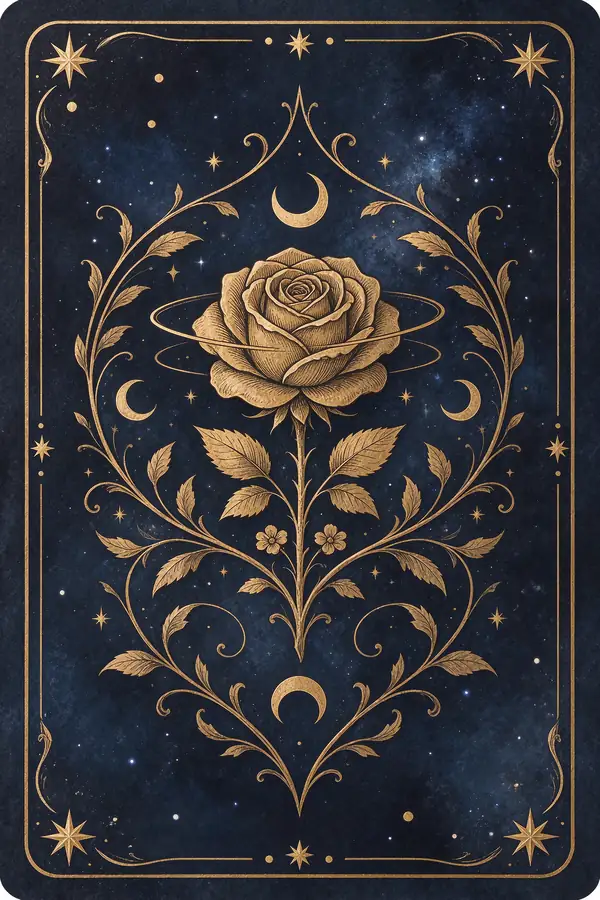
#> input picture assets/cards/back.webp, 600 x 900 px, given in place of 四角花纹样表.png, which was not available
$ python prep_ui.py
#> lines starting #> are read from the running program, lines starting #| are printed output that depends on the picture; after the words box and inside, x2 and y2 are one past the last pixel; in counts of white or black regions, pixels touching at a corner belong together
"""UI 素材派生：角花切四格、底纹缩图、分隔线裁白、按钮切三条

输入：D:\\Users\\Administrator\\Desktop\\统一版式塔罗牌\\
输出：assets/ui/*.webp
用法：python tools/prep_ui.py
"""
import os
import sys

import numpy as np
from PIL import Image

SRC = r'D:\Users\Administrator\Desktop\统一版式塔罗牌'
ROOT = os.path.dirname(os.path.dirname(os.path.abspath(__file__)))
OUT = os.path.join(ROOT, 'assets', 'ui')


def trim_white(im, thresh=246, pad=2):
    a = np.array(im.convert('RGB'))
    mask = ~(a.min(axis=2) > thresh)
    ys, xs = np.where(mask)
    if len(ys) == 0:
        return None
    x0, x1 = max(0, int(xs.min()) - pad), min(a.shape[1], int(xs.max()) + 1 + pad)
    y0, y1 = max(0, int(ys.min()) - pad), min(a.shape[0], int(ys.max()) + 1 + pad)
    return im.crop((x0, y0, x1, y1))


def key_white(im, lo=205, hi=240):
    """白色→透明：minRGB ≤ lo 全不透明，≥ hi 全透明，中间线性过渡。
    源图底色其实是 248~255 的近白（还带纸纹），按 246 当阈值会留下灰色方块。"""
    arr = np.array(im.convert('RGBA'))
    mn = arr[..., :3].astype(np.float32).min(axis=2)
    alpha = np.clip((hi - mn) * 255.0 / float(hi - lo), 0, 255)
    arr[..., 3] = np.minimum(arr[..., 3], alpha.astype(np.uint8))
    return Image.fromarray(arr, 'RGBA')


def main():
    os.makedirs(OUT, exist_ok=True)
    report = []

    # ① 角花：1536² 的 2×2，切四格后各自裁白
    src = Image.open(os.path.join(SRC, '四角花纹样表.png')).convert('RGB')
#> src is the input picture: PIL image 600x900 RGB; mean R, G, B 53.5, 52.2, 55.5
    w, h = src.size
#> w = 600; h = 900
    cells = {'corner-tl': (0, 0), 'corner-tr': (1, 0), 'corner-bl': (0, 1), 'corner-br': (1, 1)}
    for name, (col, row) in cells.items():
        cell = src.crop((col * w // 2, row * h // 2, (col + 1) * w // 2, (row + 1) * h // 2))
        cropped = trim_white(cell)
        if cropped is None:
            sys.exit('角花格是空的：' + name)
        # 角花要带透明底：白色 → alpha 0
        out_im = key_white(cropped)
        scale = 200 / max(out_im.size)
        if scale < 1:
            out_im = out_im.resize((round(out_im.width * scale), round(out_im.height * scale)), Image.LANCZOS)
        path = os.path.join(OUT, name + '.webp')
        out_im.save(path, 'WEBP', quality=86, method=6)
        report.append((name + '.webp', out_im.size, os.path.getsize(path)))
#> this loop made 4 passes
#> pass 1, in trim_white, `mask = ~(a.min(axis=2) > thresh)`:
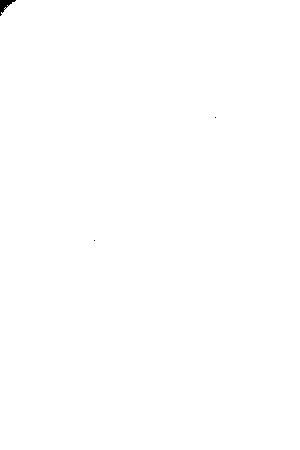
#> mask: shape (450, 300) bool; 99.9% white; 3 black regions (2 under 20 px), largest, box (x1, y1, x2, y2) and area: (0, 0, 16, 16) 111
#> pass 1, in key_white, `mn = arr[..., :3].astype(np.float32).min(axis=2)`:
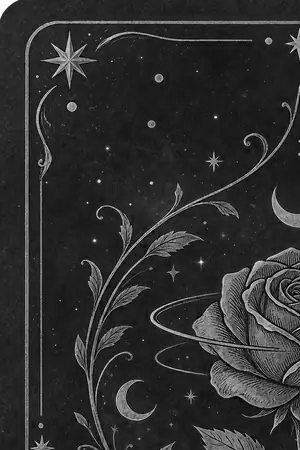
#> mn: shape (450, 300) float32; min 0, max 255, mean 46.7
#> after the loop:
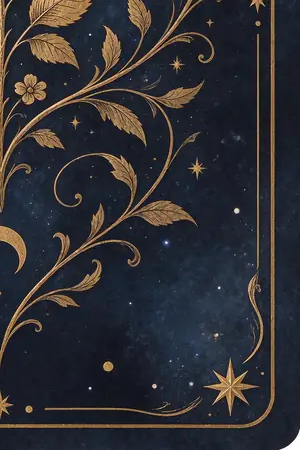
#> cell: PIL image 300x450 RGB; mean R, G, B 47, 46.5, 50.7
#> after the loop:
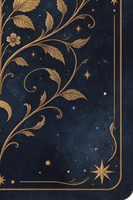
#> out_im: PIL image 133x200 RGBA; mean R, G, B, A 46.7, 46.2, 50.5, 254.7; transparent parts drawn white
#> after the loop, report = [('corner-tl.webp', (133, 200), 8200), ('corner-tr.webp', (133, 200), 7510), ('corner-bl.webp', (133, 200), 7362), ('corner-br.webp', (133, 200), 6806)]

    # ② 底纹：缩到 768，cover 用不平铺
    src = Image.open(os.path.join(SRC, '深蓝星夜无缝纹理.png')).convert('RGB')
#> src: PIL image 133x200 RGB
    bg = src.resize((768, 768), Image.LANCZOS)
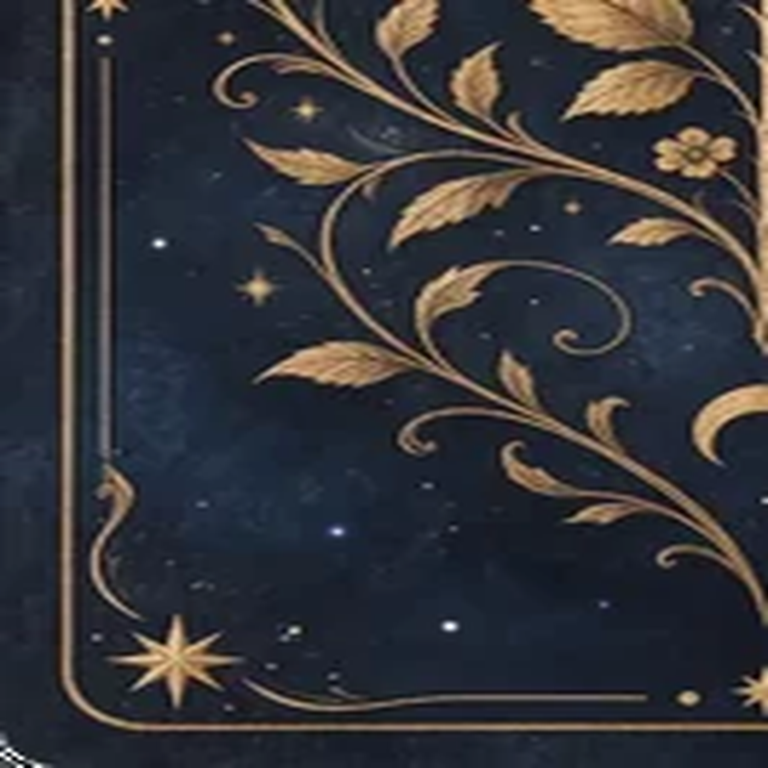
#> bg: PIL image 768x768 RGB; mean R, G, B 52, 52.3, 57
    path = os.path.join(OUT, 'panel-bg.webp')
    bg.save(path, 'WEBP', quality=80, method=6)
    report.append(('panel-bg.webp', bg.size, os.path.getsize(path)))

    # ③ 分隔线：裁白后按 11:1 存到 1200 宽（面板里按宽度自适应，不拉伸变形）
    src = Image.open(os.path.join(SRC, '生成塔罗牌图片.png')).convert('RGB')
    cropped = trim_white(src, pad=6)
#> in trim_white (call 5), `mask = ~(a.min(axis=2) > thresh)`: mask: shape (200, 133) bool; 100% white; black in thin lines or dots, all inside (x1, y1, x2, y2) = (1, 195, 7, 200)
    ratio_h = round(1200 * cropped.height / cropped.width)
#> ratio_h = 1805
    dv = key_white(cropped.resize((1200, ratio_h), Image.LANCZOS))
#> in key_white (call 5), `arr = np.array(im.convert('RGBA'))`:
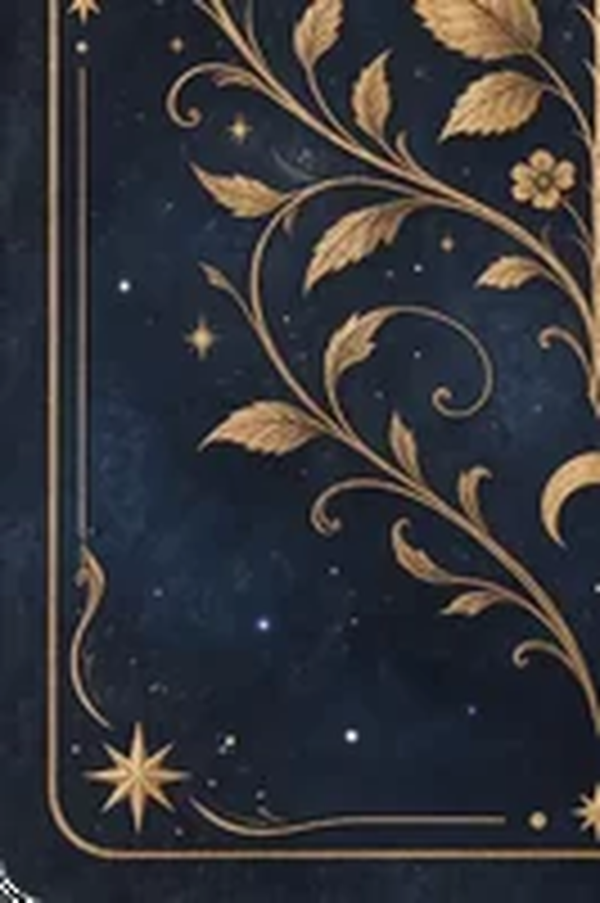
#> arr: shape (1805, 1200, 4) (shown at 1/2 size); mean R, G, B, A 52, 52.3, 57, 255
#> in key_white (call 5), `mn = arr[..., :3].astype(np.float32).min(axis=2)`:
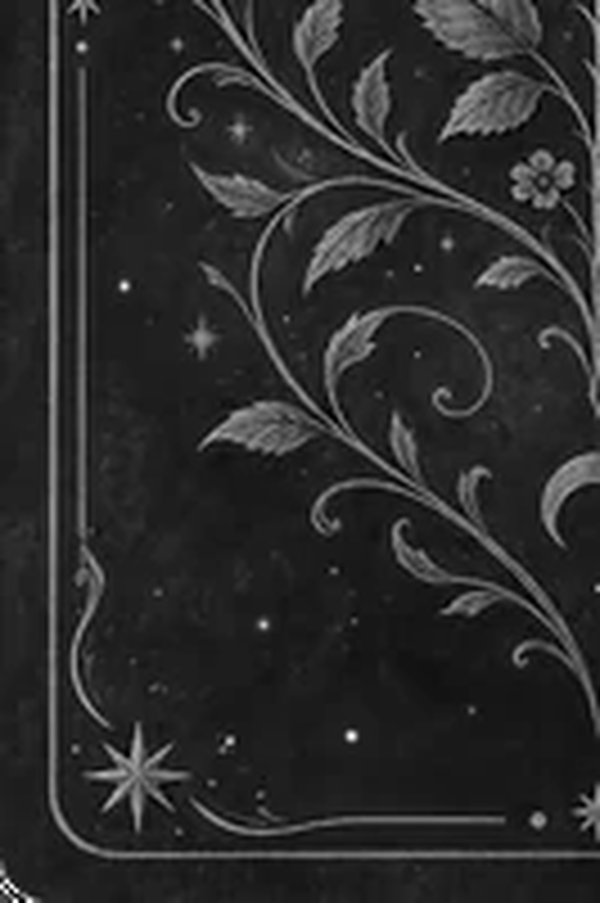
#> mn: shape (1805, 1200) float32 (shown at 1/2 size); min 0, max 255, mean 43.5
#> in key_white (call 5), `arr[..., 3] = np.minimum(arr[..., 3], alpha.astype(np.uint8))`: arr: shape (1805, 1200, 4); 0.02% of pixels changed, all inside (x1, y1, x2, y2) = (0, 568, 709, 1805)
    path = os.path.join(OUT, 'divider.webp')
    dv.save(path, 'WEBP', quality=88, method=6)
    report.append(('divider.webp', dv.size, os.path.getsize(path)))

    # ④ 按钮三态：1536 均分三行，逐行裁白后统一到同一画布（否则三态切换会跳）
#> (the run stopped early here; a loop or call above may not have finished)
